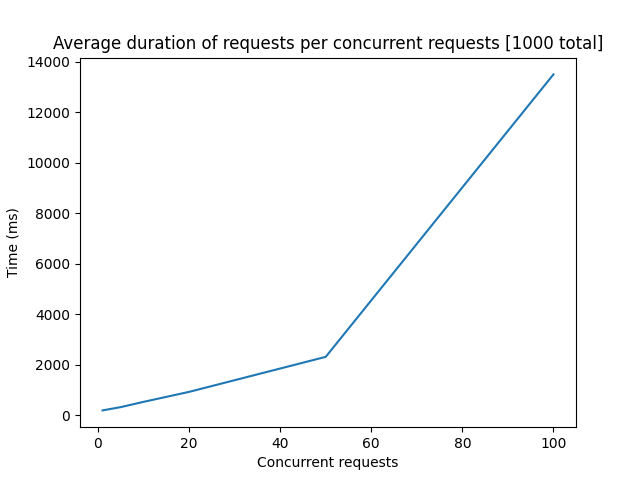

Write Python code to recreate this figure.
import matplotlib.pyplot as plt


c = [1, 5, 10, 20, 50, 100]
average = [200, 330, 538, 933, 2319, 13497]  # ms

# Plot me a graph using c as x and average as y

# add title and labels
plt.title('Average duration of requests per concurrent requests [1000 total]')
plt.xlabel('Concurrent requests')
plt.ylabel('Time (ms)')
plt.plot(c, average)
plt.savefig('p.png')